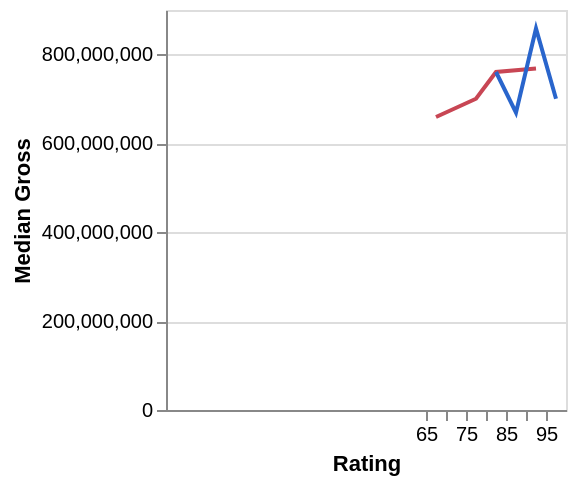

Source (Vega-Lite JSON):
### Vega specification from a JSON file in a GitHub repository (floating-point values rounded to 4 significant figures)
{"$schema": "https://vega.github.io/schema/vega/v5.json", "background": "white", "padding": 5, "width": 200, "height": 200, "style": "cell", "data": [{"name": "big_movies", "values": [{"title": "Avengers: Endgame", "release_date": 1556236800000, "release_year": 2019, "tomatometer_status": "Certified-Fresh", "tomatometer_rating": 94, "audience_rating": 90, "gross": 858373000, "critic_audience_diff": 4, "rt_link": "m/avengers_endgame"}, {"title": "Avatar", "release_date": 1261094400000, "release_year": 2009, "tomatometer_status": "Certified-Fresh", "tomatometer_rating": 82, "audience_rating": 82, "gross": 760507625, "critic_audience_diff": 0, "rt_link": "m/avatar"}, {"title": "Black Panther", "release_date": 1518739200000, "release_year": 2018, "tomatometer_status": "Certified-Fresh", "tomatometer_rating": 96, "audience_rating": 79, "gross": 700426566, "critic_audience_diff": 17, "rt_link": "m/black_panther_2018"}, {"title": "Avengers: Infinity War", "release_date": 1524787200000, "release_year": 2018, "tomatometer_status": "Certified-Fresh", "tomatometer_rating": 85, "audience_rating": 91, "gross": 678815482, "critic_audience_diff": 6, "rt_link": "m/avengers_infinity_war"}, {"title": "Titanic", "release_date": 882489600000, "release_year": 1997, "tomatometer_status": "Certified-Fresh", "tomatometer_rating": 89, "audience_rating": 69, "gross": 659363944, "critic_audience_diff": 20, "rt_link": "m/titanic"}], "format": {}}, {"name": "data_0", "source": "big_movies", "transform": [{"type": "formula", "expr": "toNumber(datum[\"audience_rating\"])", "as": "audience_rating"}, {"type": "formula", "expr": "toNumber(datum[\"tomatometer_rating\"])", "as": "tomatometer_rating"}, {"type": "extent", "field": "tomatometer_rating", "signal": "layer_1_bin_step_5_tomatometer_rating_extent"}, {"type": "bin", "field": "tomatometer_rating", "as": ["bin_step_5_tomatometer_rating", "bin_step_5_tomatometer_rating_end"], "signal": "layer_1_bin_step_5_tomatometer_rating_bins", "extent": {"signal": "layer_1_bin_step_5_tomatometer_rating_extent"}, "step": 5}, {"type": "extent", "field": "audience_rating", "signal": "layer_0_bin_step_5_audience_rating_extent"}, {"type": "bin", "field": "audience_rating", "as": ["bin_step_5_audience_rating", "bin_step_5_audience_rating_end"], "signal": "layer_0_bin_step_5_audience_rating_bins", "extent": {"signal": "layer_0_bin_step_5_audience_rating_extent"}, "step": 5}]}, {"name": "data_1", "source": "data_0", "transform": [{"type": "aggregate", "groupby": ["bin_step_5_tomatometer_rating", "bin_step_5_tomatometer_rating_end"], "ops": ["mean"], "fields": ["gross"], "as": ["mean_gross"]}]}, {"name": "data_2", "source": "data_0", "transform": [{"type": "aggregate", "groupby": ["bin_step_5_audience_rating", "bin_step_5_audience_rating_end"], "ops": ["mean"], "fields": ["gross"], "as": ["mean_gross"]}]}], "marks": [{"name": "layer_0_marks", "type": "line", "style": ["line"], "sort": {"field": "datum[\"bin_step_5_audience_rating\"]"}, "from": {"data": "data_2"}, "encode": {"update": {"stroke": {"value": "#C84654"}, "description": {"signal": "\"Rating: \" + (!isValid(datum[\"bin_step_5_audience_rating\"]) || !isFinite(+datum[\"bin_step_5_audience_rating\"]) ? \"null\" : format(datum[\"bin_step_5_audience_rating\"], \"\") + \" – \" + format(datum[\"bin_step_5_audience_rating_end\"], \"\")) + \"; Median Gross: \" + (format(datum[\"mean_gross\"], \"\"))"}, "x": {"signal": "scale(\"x\", 0.5 * datum[\"bin_step_5_audience_rating\"] + 0.5 * datum[\"bin_step_5_audience_rating_end\"])"}, "y": {"scale": "y", "field": "mean_gross"}, "defined": {"signal": "isValid(datum[\"bin_step_5_audience_rating\"]) && isFinite(+datum[\"bin_step_5_audience_rating\"]) && isValid(datum[\"mean_gross\"]) && isFinite(+datum[\"mean_gross\"])"}}}}, {"name": "layer_1_marks", "type": "line", "style": ["line"], "sort": {"field": "datum[\"bin_step_5_tomatometer_rating\"]"}, "from": {"data": "data_1"}, "encode": {"update": {"stroke": {"value": "#2965CC"}, "description": {"signal": "\"tomatometer_rating (binned): \" + (!isValid(datum[\"bin_step_5_tomatometer_rating\"]) || !isFinite(+datum[\"bin_step_5_tomatometer_rating\"]) ? \"null\" : format(datum[\"bin_step_5_tomatometer_rating\"], \"\") + \" – \" + format(datum[\"bin_step_5_tomatometer_rating_end\"], \"\")) + \"; Mean of gross: \" + (format(datum[\"mean_gross\"], \"\"))"}, "x": {"signal": "scale(\"x\", 0.5 * datum[\"bin_step_5_tomatometer_rating\"] + 0.5 * datum[\"bin_step_5_tomatometer_rating_end\"])"}, "y": {"scale": "y", "field": "mean_gross"}, "defined": {"signal": "isValid(datum[\"bin_step_5_tomatometer_rating\"]) && isFinite(+datum[\"bin_step_5_tomatometer_rating\"]) && isValid(datum[\"mean_gross\"]) && isFinite(+datum[\"mean_gross\"])"}}}}], "scales": [{"name": "x", "type": "linear", "domain": {"fields": [{"signal": "[layer_0_bin_step_5_audience_rating_bins.start, layer_0_bin_step_5_audience_rating_bins.stop]"}, {"signal": "[layer_1_bin_step_5_tomatometer_rating_bins.start, layer_1_bin_step_5_tomatometer_rating_bins.stop]"}]}, "range": [0, {"signal": "width"}], "domainMax": 100, "domainMin": 0, "bins": {"signal": "layer_0_bin_step_5_audience_rating_bins"}, "zero": false}, {"name": "y", "type": "linear", "domain": {"fields": [{"data": "data_2", "field": "mean_gross"}, {"data": "data_1", "field": "mean_gross"}]}, "range": [{"signal": "height"}, 0], "nice": true, "zero": true}], "axes": [{"scale": "y", "orient": "left", "gridScale": "x", "grid": true, "tickCount": {"signal": "ceil(height/40)"}, "domain": false, "labels": false, "aria": false, "maxExtent": 0, "minExtent": 0, "ticks": false, "zindex": 0}, {"scale": "x", "orient": "bottom", "grid": false, "title": "Rating", "labelFlush": true, "labelOverlap": true, "tickCount": {"signal": "ceil(width/10)"}, "zindex": 0}, {"scale": "y", "orient": "left", "grid": false, "title": "Median Gross", "labelOverlap": true, "tickCount": {"signal": "ceil(height/40)"}, "zindex": 0}]}
